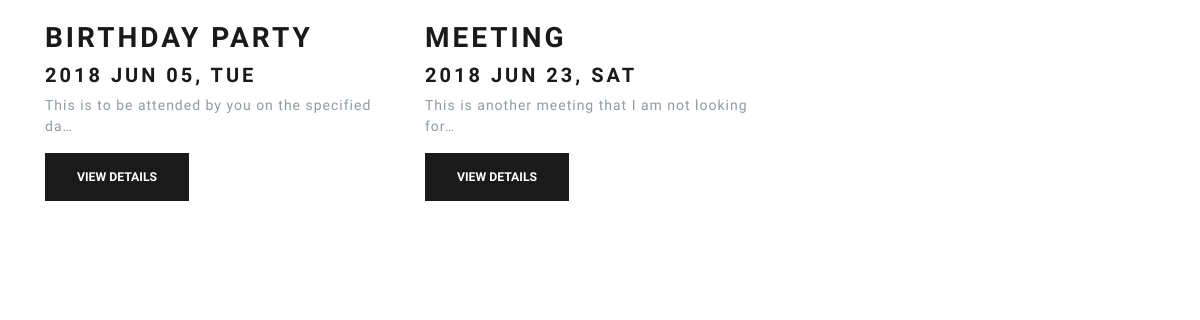
Before: / with the older database file.
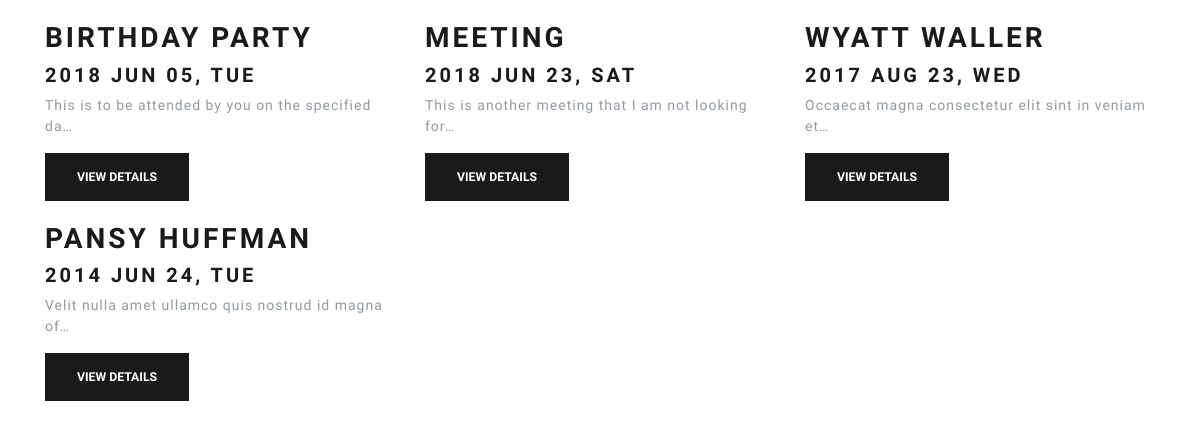
After: the same page with the newer database file.
### myapp/models.py (models this page shows, shortened)
class Entry(models.Model):
    name = models.CharField(max_length = 100)
    date = models.DateTimeField()
    description = models.TextField()
    created = models.DateTimeField(auto_now_add=True)

### myapp/views.py (the view)
# urls.py: path('', views.index, name="index"),
def index(request):
    entries = Entry.objects.all()
    return render(request, 'myapp/index.html', {'entries': entries})

### myapp/templates/myapp/index.html
{% extends 'myapp/base.html' %}
{% block content %}
  <div class="container">
  <div class="row">
    {% for entry in entries %}
     {% include 'myapp/_calendar_entry.html' %}
     {% endfor %}
  </div>
  </div>
{% endblock %}

### myapp/templates/myapp/base.html (shortened to what this page needs)
<!doctype html>
<html lang="en">
<head>
    {% load static %}
    <link rel="stylesheet" href="{% static 'myapp/css/bootstrap.css' %}"/>
</head>
<body>
    {% block content %}
    {% endblock %}
</body>
</html>

### myapp/templates/myapp/_calendar_entry.html
<div class="calendar_entry col-lg-4">
    <br/>
    <h2>{{ entry.name }}</h2>
    <h4>{{ entry.date|date:"Y M d, D" }}</h4>
    <p>{{ entry.description|truncatechars:50 }}</p>
    <button onclick="window.location='{% url 'details' pk=entry.id %}'" class="btn btn-primary">View Details</button>
</div>

Changed rows visible on the page:
added Entry: name "WYATT WALLER", date "2017 AUG 23, WED", description "Occaecat magna consectetur elit sint in veniam et…"
added Entry: name "PANSY HUFFMAN", date "2014 JUN 24, TUE", description "Velit nulla amet ullamco quis nostrud id magna of…"
